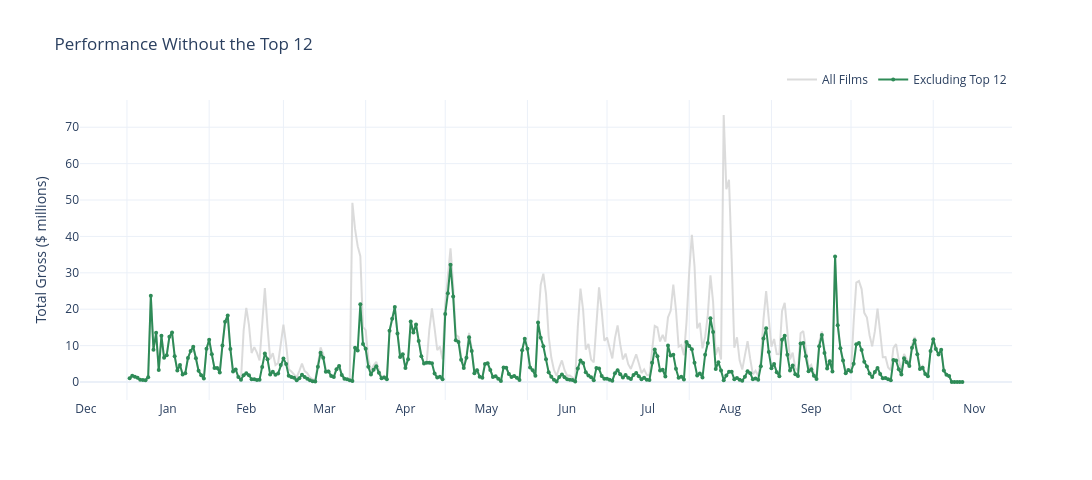

The notebook cell saved with this chart:
### Markdown cell above
The results show that removing the top 12 films eliminated nearly 50% of total revenue. The weekly revenue series that once showed dramatic spikes now becomes largely flat. The large peaks in March, August, and October disappear or shrink dramatically and the baseline between peaks falls to a much lower level.

### Code cell
# Daily aggregates
daily_total = df.groupby('actual_sales_date', as_index=False)['gross_today'].sum()
daily_excl_outliers = (
    df[~df['numero_film_id'].isin(top_12_ids)]
      .groupby('actual_sales_date', as_index=False)['gross_today'].sum()
)

daily_total['actual_sales_date'] = pd.to_datetime(daily_total['actual_sales_date'])
daily_excl_outliers['actual_sales_date'] = pd.to_datetime(daily_excl_outliers['actual_sales_date'])
daily_total = daily_total.sort_values('actual_sales_date')
daily_excl_outliers = daily_excl_outliers.sort_values('actual_sales_date')
daily_total['gross_M'] = daily_total['gross_today'] / 1e6
daily_excl_outliers['gross_M'] = daily_excl_outliers['gross_today'] / 1e6

fig = go.Figure()

# All films
fig.add_trace(go.Scatter(
    x=daily_total['actual_sales_date'],
    y=daily_total['gross_M'],
    mode='lines',
    name='All Films',
    line=dict(color='lightgray'),
    opacity=0.8,
    hovertemplate="<b>%{x|%b %d, %Y}</b><br>All films: %{y:.2f}M<extra></extra>"
))

# Excluding top 12
fig.add_trace(go.Scatter(
    x=daily_excl_outliers['actual_sales_date'],
    y=daily_excl_outliers['gross_M'],
    mode='lines+markers',
    name='Excluding Top 12',
    line=dict(color='#2e8b57', width=2),
    marker=dict(size=4),
    hovertemplate="<b>%{x|%b %d, %Y}</b><br>Excl top 12: %{y:.2f}M<extra></extra>"
))

# x axis
fig.update_xaxes(
    dtick="M1",
    tickformat="%b",
    ticklabelmode="period"
)

# y axis
fig.update_yaxes(title_text="Total Gross ($ millions)", tickformat=".0f")

fig.update_layout(
    title="Performance Without the Top 12",
    template="plotly_white",
    width=1100,
    height=480,
    legend=dict(orientation="h", yanchor="bottom", y=1.02, xanchor="right", x=1),
    hoverlabel=dict(bgcolor="white", font_size=12)
)

fig.show()

### Figure 1 — Plotly figure (JSON) as saved in the notebook; plotly's stock layout.template omitted (floating-point values rounded to 4 significant figures; data arrays with more than 128 entries replaced by an {"elided": "..."} marker saying what was removed)
{"data": [{"hovertemplate": "<b>%{x|%b %d, %Y}</b><br>All films: %{y:.2f}M<extra></extra>", "line": {"color": "lightgray"}, "mode": "lines", "name": "All Films", "opacity": 0.8, "type": "scatter", "x": {"elided": "315 str values"}, "y": {"elided": "315 float values"}}, {"hovertemplate": "<b>%{x|%b %d, %Y}</b><br>Excl top 12: %{y:.2f}M<extra></extra>", "line": {"color": "#2e8b57", "width": 2}, "marker": {"size": 4}, "mode": "lines+markers", "name": "Excluding Top 12", "type": "scatter", "x": {"elided": "315 str values"}, "y": {"elided": "315 float values"}}], "layout": {"height": 480, "hoverlabel": {"bgcolor": "white", "font": {"size": 12}}, "legend": {"orientation": "h", "x": 1, "xanchor": "right", "y": 1.02, "yanchor": "bottom"}, "title": {"text": "Performance Without the Top 12"}, "width": 1100, "xaxis": {"dtick": "M1", "tickformat": "%b", "ticklabelmode": "period"}, "yaxis": {"tickformat": ".0f", "title": {"text": "Total Gross ($ millions)"}}}}
